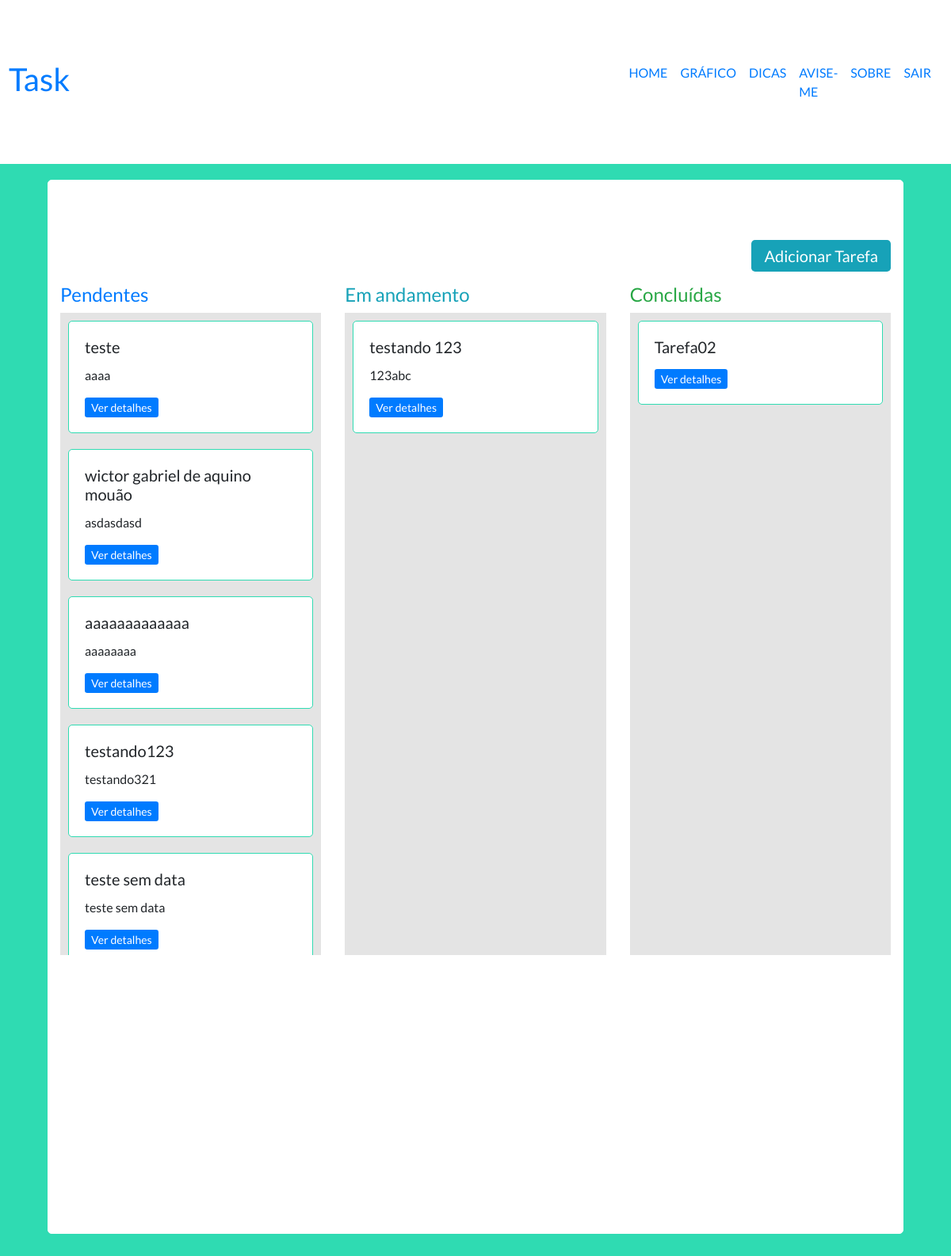
Page /task/quadro/18/tarefas/ (signed in) on the committed database.
### taskProject/models.py (models this page shows, shortened)
class Tarefa(models.Model):
    nome = models.CharField(max_length=30, null=False)
    descricao = models.CharField(max_length=200, null=True , blank=True)
    data_previsao_termino = models.DateField(null = True, blank= True)
    horario_previsao_termino = models.TimeField(null = True, blank= True)
    categoria = models.ForeignKey(Categoria,on_delete=models.CASCADE,choices=list(Categoria.objects.values_list('id','nome')))
    concluida = models.CharField(max_length = 1,null = True,blank=True)
    data_conclusao = models.DateField(null = True)
    quadro = models.ForeignKey(Quadro,on_delete=models.CASCADE,related_name="tarefas", null = False)
    status = models.CharField(max_length=1,null = False, default='1')

### taskProject/views.py (the view)
# urls.py: path('quadro/<int:id>/tarefas/', views.listar_tarefas, name='listar_tarefas'),
def listar_tarefas(request,id):
    quadro = Quadro.objects.get(id = id)
    tarefas = quadro.tarefas.all()
    tarefas_pendentes = quadro.tarefas.filter(status = "1")
    tarefas_em_andamento = quadro.tarefas.filter(status = "2")
    tarefas_concluidas = quadro.tarefas.filter(status = "3")
    categorias = Categoria.objects.all()
    return render(request, 'taskProject/listar_tarefas.html',
    {
        'tarefas_pendentes':tarefas_pendentes,
        'tarefas_em_andamento' : tarefas_em_andamento,
        'tarefas_concluidas': tarefas_concluidas,
        'categorias' : categorias,
        'quadro' : id,
    })

### taskProject/templates/taskProject/listar_tarefas.html (shortened to what this page needs)
{% extends 'taskProject/barra_superior.html' %}
{% block content %}
    <div class="" >
        <div class="" style="text-align:right; margin-bottom:20px;">
            <a class="botao btn-lg btn-info" href="{% url 'cadastro_tarefa' quadro %}" >Adicionar Tarefa</a>
        </div>
    </div>
    <div class="row" style = 'margin-bottom:40px;'>
        <div class="col-sm-4">
            <div class="row" style="">
                <div class="col">
                    <h4><span class="text-primary">Pendentes</span></h4>
                </div>
            </div>
            <div class= "lista-tarefas" >
                {% for tarefa_pendente in tarefas_pendentes %}
                    <div class="row">
                        <div class="col">
                            <div class="card card-tarefa" >
                                <div class="card-body">
                                    <h5 class="card-title">{{tarefa_pendente.nome}}</h5>
                                    <p class="card-text">{{tarefa_pendente.descricao |default_if_none:""}}</p>
                                    <a href="{% url 'visualizar_modal_form' tarefa_pendente.id %}" class="btn-sm btn-primary" data-toggle="modal" data-target = "#exampleModal"  data-tarefa-id = "{{ tarefa_pendente.id }}" data-modal-form-url = "{% url 'visualizar_modal_form' tarefa_pendente.id %}">Ver detalhes</a>
                                </div>
                            </div>
                        </div>
                    </div>
                {% endfor %}
            </div>
        </div>
        <div class="col-sm-4">
            <div class="row" style="">
                <div class="col">
                    <h4><span class = "text-info">Em andamento</span></h4>
                </div>
            </div>
            <div class= "lista-tarefas">
                {%for tarefa_em_andamento in tarefas_em_andamento%}
                    <div class="row">
                        <div class="col">
                            <div class="card card-tarefa" >
                                <div class="card-body">
                                    <h5 class="card-title">{{tarefa_em_andamento.nome}}</h5>
                                    <p class="card-text">{{tarefa_em_andamento.descricao|default_if_none:""}}</p>
                                    <a href="#" class="btn-sm btn-primary" data-toggle="modal" data-target="#exampleModal" data-tarefa-id = "{{ tarefa_pendente.id }}" data-modal-form-url = "{% url 'visualizar_modal_form' tarefa_em_andamento.id %}">Ver detalhes</a>
                                </div>
                            </div>
                        </div>
                    </div>
                {% endfor %}
            </div>
        </div>
        <div class="col-sm-4">
            <div class="row" style="">
                <div class="col">
                    <h4><span class="text-success">Concluídas</span></h4>
                </div>
            </div>
            <div class= "lista-tarefas">
                {% for tarefa_concluida in tarefas_concluidas  %}
                    <div class="row">
                        <div class="col">
                            <div class="card card-tarefa" >
                                <div class="card-body">
                                    <h5 class="card-title">{{tarefa_concluida.nome}}</h5>
                                    <a href="#" class="btn-sm btn-primary" data-toggle="modal" data-target="#exampleModal" data-tarefa-id = "{{ tarefa_concluida.id }}" data-modal-form-url = "{% url 'visualizar_modal_form' tarefa_concluida.id %}">Ver detalhes</a>
                                </div>
                            </div>
                        </div>
                    </div>
                {% endfor %}
            </div>
        </div>
    </div>
            </div>
{% endblock content %}

### taskProject/static/taskProject/css/criar-tarefa.css (style rules this page uses)
* { padding: 0; margin: 0; }
body { background-color: #2FDBB2; font-family: 'Lato', sans-serif; }
a.botao { text-decoration: none; }
.card-tarefa { border-radius: 5px; border-color: #2FDBB2; margin:10px; }
.lista-tarefas { overflow-y: scroll; overflow-x: hidden; height: 70%; background-color:rgb(228, 228, 228); }

### rows in the picture
Tarefa: nome "teste", descricao "aaaa"
Tarefa: nome "wictor gabriel de aquino mouão", descricao "asdasdasd"
Tarefa: nome "aaaaaaaaaaaaa", descricao "aaaaaaaa"
Tarefa: nome "testando123", descricao "testando321"
Tarefa: nome "teste sem data", descricao "teste sem data"
Tarefa: nome "testando 123", descricao "123abc"
Tarefa: nome "Tarefa02"
